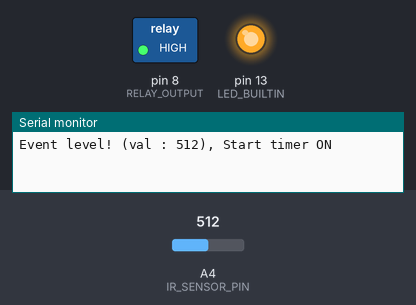
Recording of a program running on a simulated Arduino Uno, built with avr-gcc and run on an emulated ATmega328P. Shown: switched loads named in the program (green lamp = pin HIGH), output pins drawn as LEDs (lit = HIGH), the last lines printed to the serial monitor. Inputs (shaded band) come from the test bench; at power-on: A4 (IR_SENSOR_PIN) = 512.

Above: at 0.1 s.
At 5.1 s:
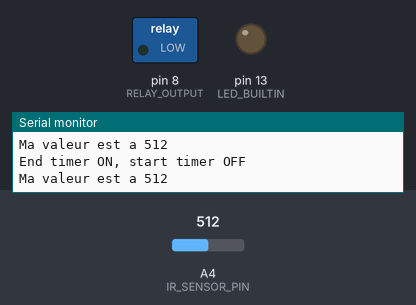
Timing chart, 0 to 6.6 s (numbered marks = the images above):
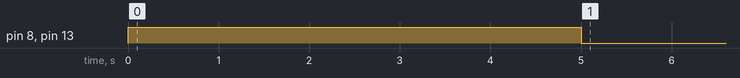

Measured:
- by itself, pin 8 (RELAY_OUTPUT), pin 13 (LED_BUILTIN): LOW → HIGH at 0.00 s, → LOW 5.0 s later

The program:

main.cpp
```cpp
/*
 * Enable relay when object is closed
 *  Use a Sparkfun IR sensor (Sharp GP2Y0A02YK0F)
 */

#include <Arduino.h>

#define IR_SENSOR_PIN 4
#define RELAY_OUTPUT 8
#define LEVEL 150
#define TEMPS_ON 5000
#define TEMPS_OFF 2500
#define TEMPS_AFFICHAGE 100

unsigned long temps_au_changement_etat_precedent = 0;
unsigned long temps_a_l_affichage_precedent = 0;

typedef enum {
  kChercheBonneValeur,
  kSortieOn,
  kSortieOff,
  kAttenteSansPersonne
} MachineEtatTrucImportantEnum;

//Déclaration d'une variable (nom : DansQuelEtatJeSuis) qui est de type MachineEtatEnum
MachineEtatTrucImportantEnum DansQuelEtatJeSuis;

typedef enum {
  kAfficheRien,
  kAfficheValeur
} MachineEtatAfficheurEnum;

MachineEtatAfficheurEnum DansQuelEtatEstLAffichage;

void setup()
{
  // initialize digital pin RELAY_OUTPUT as an output.
  pinMode(RELAY_OUTPUT, OUTPUT);
  // initialize digital pin LED_BUILTIN as an output.
  pinMode(LED_BUILTIN, OUTPUT);

  //Turn low outputs (LED & RELAY)
  digitalWrite(RELAY_OUTPUT, LOW);
  digitalWrite(LED_BUILTIN, LOW);

  //Defini le 1er etat de la machine d'état
  DansQuelEtatJeSuis = kChercheBonneValeur;
  DansQuelEtatEstLAffichage = kAfficheRien;

  Serial.begin(9600);
}

void loop()
{
  //Read analog input value
  int val = analogRead(IR_SENSOR_PIN);

  unsigned long now = millis();

  //Transition "Cherche bonne valeur" à "ON"
  if ((val > LEVEL) && (DansQuelEtatJeSuis == kChercheBonneValeur)) {
    //Sauvegarde le temps actuel
    temps_au_changement_etat_precedent = now;

    //Affichage d'information
    Serial.print("Event level!");
    Serial.print(" (val : ");
    Serial.print(val);
    Serial.println("), Start timer ON");

    //Enclenchement de la sortie
    digitalWrite(RELAY_OUTPUT, HIGH);
    digitalWrite(LED_BUILTIN, HIGH);

    DansQuelEtatJeSuis = kSortieOn;
  }

  //Transition "ON" à "OFF"
  if ((now > (temps_au_changement_etat_precedent + TEMPS_ON)) && (DansQuelEtatJeSuis == kSortieOn)) {
    //Sauvegarde le temps actuel
    temps_au_changement_etat_precedent = now;

    //Affichage d'information
    Serial.println("End timer ON, start timer OFF");

    //Déclenchement de la sortie
    digitalWrite(RELAY_OUTPUT, LOW);
    digitalWrite(LED_BUILTIN, LOW);

    DansQuelEtatJeSuis = kSortieOff;
  }

  //Transition "OFF" à "Attente que la personne part"
  if ((now > (temps_au_changement_etat_precedent + TEMPS_OFF)) && (DansQuelEtatJeSuis == kSortieOff)) {
    //Affichage d'information
    Serial.println("End timer OFF");
    //Serial.print(" / val : ");
    //Serial.println(val);

    DansQuelEtatJeSuis = kAttenteSansPersonne;
  }

  //Transition "Attente que la personne part" à "Cherche bonne valeur"
  if ((val <= LEVEL) && (DansQuelEtatJeSuis == kAttenteSansPersonne)) {
    //Affichage d'information
    Serial.println("Personne partie");
    //Serial.print(" / val : ");
    //Serial.println(val);

    DansQuelEtatJeSuis = kChercheBonneValeur;
  }

  //Transition "AffichageRien" à "AffichageValeur"
  if ((now > (temps_a_l_affichage_precedent + TEMPS_AFFICHAGE)) && (DansQuelEtatEstLAffichage == kAfficheRien)) {
    temps_a_l_affichage_precedent = now;

    DansQuelEtatEstLAffichage = kAfficheValeur;
  }

  //Transition "AffichageValeur" à "AffichageRien"
  if (DansQuelEtatEstLAffichage == kAfficheValeur) {
    Serial.print("Ma valeur est a ");
    Serial.println(val);

    DansQuelEtatEstLAffichage = kAfficheRien;
  }
}
```
